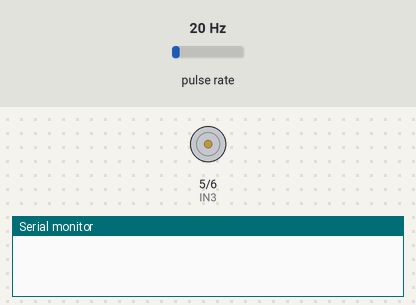
Bench run of a sketch on a simulated Arduino Uno, built with avr-gcc and run on an emulated ATmega328P. On the bench: motor-driver pin pairs drawn as motors (green arrow = first pin HIGH = forward, orange = second pin HIGH = backward, longer = more drive, scaled by the enable pin), the last lines printed to the serial monitor. Wiring (inferred from the names in the program): pulse sensor: data pin 2. The test bench sets the inputs (shaded band); at power-on: pulse rate 20 Hz.

Above: at 0.1 s.
At 2.7 s:
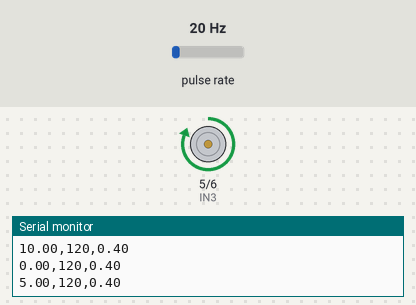
Timing chart, 0 to 4.2 s (numbered marks = the images above):
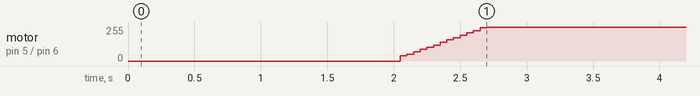

Measured:
- by itself, motor on pin 5 (IN3) / pin 6 (IN4): moves from stopped to forward 255/255 over 0.65 s

The sketch:

finalisima.ino
```cpp
// === Pines del sistema ===
const int encoderA = 2;     // Pin de entrada para canal A del encoder (interrupción externa)
const int IN3 = 5;          // Pin de dirección del motor (L293D o similar)
const int IN4 = 6;          // Pin de dirección del motor (para giro contrario)
const int ENB = 3;          // Pin de salida PWM para controlar velocidad del motor

// === Variables del encoder ===
volatile int contador = 0;             // Contador de pulsos del encoder (acumulado entre muestras)
float velocidadRPM = 0;                // Velocidad calculada en RPM
const float pulsosPorVuelta = 240;     // Pulsos generados por una vuelta completa (según el encoder)

// === Ganancias PID (inicializadas a 0) ===
float Kp = 0;      // Ganancia proporcional
float Ki = 0;      // Ganancia integral
float Kd = 0;      // Ganancia derivativa
float Tm = 0.05;   // Tiempo de muestreo en segundos (50 ms)

// === Estado interno del PID (errores y controladores previos) ===
float error = 0;    // Error actual
float error1 = 0;   // Error anterior
float error2 = 0;   // Error dos muestras atrás
float cv = 0;       // Señal de control actual (PWM)
float cv1 = 0;      // Señal de control anterior

int setpoint = 120; // Velocidad deseada en RPM (puedes cambiar esto para probar distintos casos)

// === Temporización ===
unsigned long ultimoTiempo = 0;   // Para controlar el tiempo de muestreo en el loop principal

// === Configuración inicial ===
void setup() {
  pinMode(IN3, OUTPUT);             // Configura pin de dirección como salida
  pinMode(IN4, OUTPUT);             // Configura pin de dirección como salida
  pinMode(ENB, OUTPUT);             // Configura pin de PWM como salida
  pinMode(encoderA, INPUT_PULLUP);  // Entrada con resistencia pull-up para evitar ruido

  attachInterrupt(digitalPinToInterrupt(encoderA), contarPulsos, RISING); // Interrupción por flanco de subida

  Serial.begin(115200);             // Inicializa puerto serial para enviar datos

  delay(2000);                      // Espera 2 segundos para estabilizar todo
  Serial.println("Velocidad,Setpoint,PWM"); // Cabecera del CSV para facilitar lectura en MATLAB
}

// === Bucle principal ===
void loop() {
  unsigned long tiempoActual = millis();  // Tiempo actual en milisegundos

  // Ejecutar control cada Tm segundos
  if (tiempoActual - ultimoTiempo >= Tm * 1000) {

    // === Medición de velocidad ===
    noInterrupts();               // Desactivar interrupciones temporalmente para leer contador
    int pulsos = contador;        // Copiar número de pulsos
    contador = 0;                 // Reiniciar contador
    interrupts();                 // Activar interrupciones nuevamente

    // Calcular velocidad en RPM: (pulsos/vuelta) * (tiempo en un minuto / tiempo de muestreo)
    velocidadRPM = ((float)pulsos / pulsosPorVuelta) * (60000.0 / (Tm * 1000.0));

    // === Selección de parámetros PID según el setpoint ===
    if (setpoint < 40) {
      Kp = 0.8;
      Ki = 2.5;
      Kd = 0.008;
    } else {
      Kp = 0.4;
      Ki = 3.08;
      Kd = 0.001;
    }

    // === PID discreto (forma trapezoidal / Tustin) ===
    error2 = error1;                          // Desplazar errores antiguos
    error1 = error;                           // Guardar error anterior
    error = setpoint - velocidadRPM;          // Calcular nuevo error

    // Fórmula PID discreta con anti-windup implícito
    cv = cv1 + (Kp + Kd / Tm) * error +
         (-Kp + Ki * Tm - 2 * Kd / Tm) * error1 +
         (Kd / Tm) * error2;

    cv1 = cv;                                 // Guardar valor anterior de control

    cv = constrain(cv, 0, 255);               // Limitar la señal de control al rango válido del PWM

    // === Control del motor ===
    digitalWrite(IN3, HIGH);                  // Fijar dirección del motor
    digitalWrite(IN4, LOW);                   // Fijar dirección del motor contraria apagada
    analogWrite(ENB, (int)cv);                // Aplicar PWM para controlar velocidad

    // === Enviar datos al puerto serial en formato CSV ===
    Serial.print(velocidadRPM); Serial.print(",");
    Serial.print(setpoint); Serial.print(",");
    Serial.println(Kp);  // Puedes cambiar esto a 'cv' si prefieres exportar el PWM real

    // Actualizar referencia de tiempo
    ultimoTiempo = tiempoActual;
  }
}

// === Función de interrupción para contar pulsos del encoder ===
void contarPulsos() {
  contador++;   // Incrementar contador en cada flanco de subida
}
```
